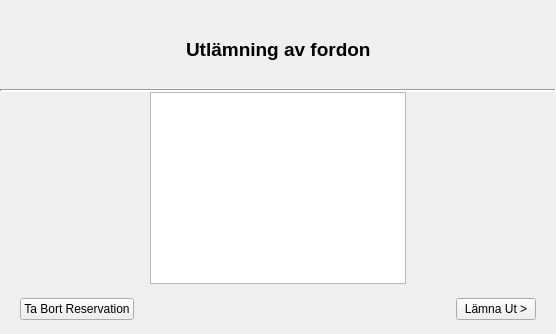
      <widget class="QWidget" name="tabCheckout">
       <attribute name="title">
        <string>Lämna ut</string>
       </attribute>
       <layout class="QVBoxLayout" name="verticalLayout_4">
        <property name="spacing">
         <number>0</number>
        </property>
        <property name="margin">
         <number>0</number>
        </property>
        <item>
         <layout class="QGridLayout" name="gridLayout_7">
          <property name="leftMargin">
           <number>0</number>
          </property>
          <property name="topMargin">
           <number>9</number>
          </property>
          <property name="rightMargin">
           <number>0</number>
          </property>
          <item row="0" column="1">
           <widget class="QLabel" name="labelCheckoutHeadline">
            <property name="font">
             <font>
              <pointsize>14</pointsize>
              <weight>75</weight>
              <bold>true</bold>
             </font>
            </property>
            <property name="text">
             <string>Utlämning av fordon</string>
            </property>
           </widget>
          </item>
          <item row="0" column="3">
           <spacer name="verticalSpacer_10">
            <property name="orientation">
             <enum>Qt::Vertical</enum>
            </property>
            <property name="sizeType">
             <enum>QSizePolicy::Fixed</enum>
            </property>
            <property name="sizeHint" stdset="0">
             <size>
              <width>0</width>
              <height>80</height>
             </size>
            </property>
           </spacer>
          </item>
          <item row="0" column="0">
           <spacer name="horizontalSpacer_26">
            <property name="orientation">
             <enum>Qt::Horizontal</enum>
            </property>
            <property name="sizeHint" stdset="0">
             <size>
              <width>40</width>
              <height>20</height>
             </size>
            </property>
           </spacer>
          </item>
          <item row="0" column="2">
           <spacer name="horizontalSpacer_27">
            <property name="orientation">
             <enum>Qt::Horizontal</enum>
            </property>
            <property name="sizeHint" stdset="0">
             <size>
              <width>40</width>
              <height>20</height>
             </size>
            </property>
           </spacer>
          </item>
          <item row="1" column="0" colspan="4">
           <widget class="Line" name="line_2">
            <property name="lineWidth">
             <number>2</number>
            </property>
            <property name="orientation">
             <enum>Qt::Horizontal</enum>
            </property>
           </widget>
          </item>
         </layout>
        </item>
        <item>
         <layout class="QHBoxLayout" name="horizontalLayout_5">
          <item>
           <spacer name="horizontalSpacer_13">
            <property name="orientation">
             <enum>Qt::Horizontal</enum>
            </property>
            <property name="sizeType">
             <enum>QSizePolicy::Fixed</enum>
            </property>
            <property name="sizeHint" stdset="0">
             <size>
              <width>150</width>
              <height>20</height>
             </size>
            </property>
           </spacer>
          </item>
          <item>
           <widget class="QTableWidget" name="tableWidgetP3">
            <property name="maximumSize">
             <size>
              <width>600</width>
              <height>16777215</height>
             </size>
            </property>
           </widget>
          </item>
          <item>
           <spacer name="horizontalSpacer_12">
            <property name="orientation">
             <enum>Qt::Horizontal</enum>
            </property>
            <property name="sizeType">
             <enum>QSizePolicy::Fixed</enum>
            </property>
            <property name="sizeHint" stdset="0">
             <size>
              <width>150</width>
              <height>20</height>
             </size>
            </property>
           </spacer>
          </item>
         </layout>
        </item>
        <item>
         <layout class="QGridLayout" name="gridLayout_8">
          <item row="0" column="4">
           <spacer name="verticalSpacer_11">
            <property name="orientation">
             <enum>Qt::Vertical</enum>
            </property>
            <property name="sizeType">
             <enum>QSizePolicy::Fixed</enum>
            </property>
            <property name="sizeHint" stdset="0">
             <size>
              <width>20</width>
              <height>50</height>
             </size>
            </property>
           </spacer>
          </item>
          <item row="0" column="2">
           <spacer name="horizontalSpacer_28">
            <property name="orientation">
             <enum>Qt::Horizontal</enum>
            </property>
            <property name="sizeHint" stdset="0">
             <size>
              <width>40</width>
              <height>20</height>
             </size>
            </property>
           </spacer>
          </item>
          <item row="0" column="1">
           <widget class="QPushButton" name="pushButtonP3remove_reservation">
            <property name="text">
             <string>Ta Bort Reservation</string>
            </property>
           </widget>
          </item>
          <item row="0" column="3">
           <widget class="QPushButton" name="pushButtonP3checkout">
            <property name="text">
             <string>Lämna Ut &gt;</string>
            </property>
           </widget>
          </item>
          <item row="0" column="0">
           <spacer name="horizontalSpacer_25">
            <property name="orientation">
             <enum>Qt::Horizontal</enum>
            </property>
            <property name="sizeType">
             <enum>QSizePolicy::Fixed</enum>
            </property>
            <property name="sizeHint" stdset="0">
             <size>
              <width>20</width>
              <height>0</height>
             </size>
            </property>
           </spacer>
          </item>
         </layout>
        </item>
       </layout>
      </widget>
